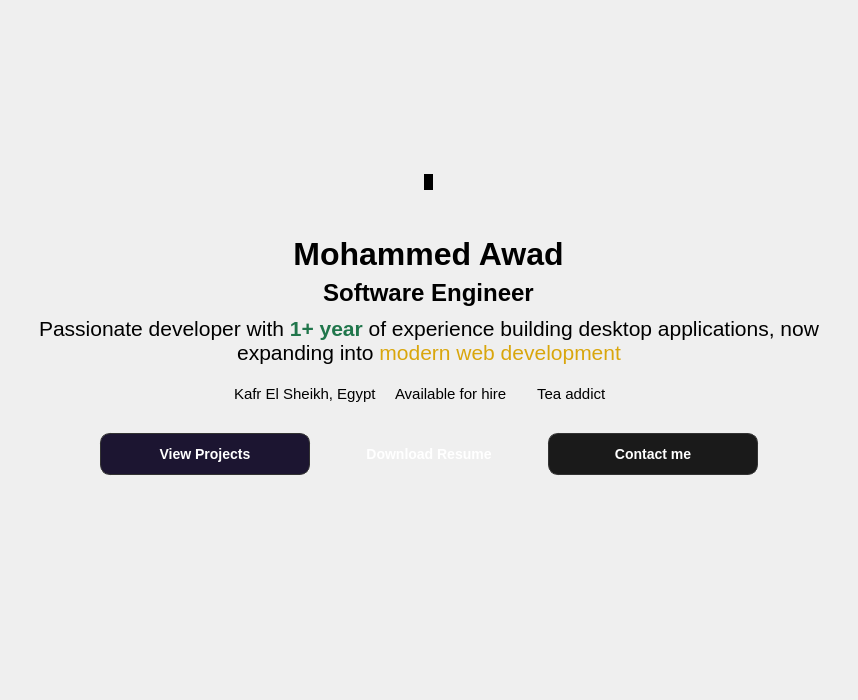
                      <widget class="QWidget" name="firstPageFrame" native="true">
                       <property name="minimumSize">
                        <size>
                         <width>0</width>
                         <height>700</height>
                        </size>
                       </property>
                       <property name="styleSheet">
                        <string notr="true">QWidget#firstPageFrame {
    background: qlineargradient(
        x1: 0, y1: 0,
        x2: 0, y2: 1,
        stop: 0.2     #1a2c5e,   /* Deep navy (top) */
        stop: 0.5   #1f2c5f,   /* Mid transition blue */
        stop: 1    #402281    /* Rich deep royal purple (bottom) */
    );
    border: none;
}</string>
                       </property>
                       <layout class="QVBoxLayout" name="verticalLayout_20">
                        <property name="topMargin">
                         <number>9</number>
                        </property>
                        <item>
                         <spacer name="verticalSpacer_7">
                          <property name="orientation">
                           <enum>Qt::Orientation::Vertical</enum>
                          </property>
                          <property name="sizeHint" stdset="0">
                           <size>
                            <width>20</width>
                            <height>40</height>
                           </size>
                          </property>
                         </spacer>
                        </item>
                        <item alignment="Qt::AlignmentFlag::AlignHCenter|Qt::AlignmentFlag::AlignVCenter">
                         <widget class="QLabel" name="label_6">
                          <property name="maximumSize">
                           <size>
                            <width>200</width>
                            <height>200</height>
                           </size>
                          </property>
                          <property name="styleSheet">
                           <string notr="true">border: 1px solid ;
    border-radius: 100px;
background-color: rgb(0, 0, 0);</string>
                          </property>
                          <property name="text">
                           <string />
                          </property>
                          <property name="pixmap">
                           <pixmap>../Qss/icons/me.png</pixmap>
                          </property>
                          <property name="scaledContents">
                           <bool>true</bool>
                          </property>
                         </widget>
                        </item>
                        <item>
                         <spacer name="verticalSpacer_5">
                          <property name="orientation">
                           <enum>Qt::Orientation::Vertical</enum>
                          </property>
                          <property name="sizeType">
                           <enum>QSizePolicy::Policy::Fixed</enum>
                          </property>
                          <property name="sizeHint" stdset="0">
                           <size>
                            <width>20</width>
                            <height>40</height>
                           </size>
                          </property>
                         </spacer>
                        </item>
                        <item alignment="Qt::AlignmentFlag::AlignHCenter|Qt::AlignmentFlag::AlignTop">
                         <widget class="QLabel" name="label_7">
                          <property name="font">
                           <font>
                            <pointsize>24</pointsize>
                           </font>
                          </property>
                          <property name="text">
                           <string>&lt;strong&gt;Mohammed Awad&lt;/strong&gt;</string>
                          </property>
                          <property name="alignment">
                           <set>Qt::AlignmentFlag::AlignCenter</set>
                          </property>
                         </widget>
                        </item>
                        <item alignment="Qt::AlignmentFlag::AlignHCenter|Qt::AlignmentFlag::AlignTop">
                         <widget class="QLabel" name="label_18">
                          <property name="font">
                           <font>
                            <pointsize>9</pointsize>
                           </font>
                          </property>
                          <property name="text">
                           <string>&lt;html&gt;&lt;head/&gt;&lt;body&gt;&lt;h1 style=" margin-top:18px; margin-bottom:12px; margin-left:0px; margin-right:0px; -qt-block-indent:0; text-indent:0px;"&gt;&lt;span style=" font-size:xx-large; font-weight:700;"&gt;Software Engineer&lt;/span&gt;&lt;/h1&gt;&lt;/body&gt;&lt;/html&gt;</string>
                          </property>
                          <property name="alignment">
                           <set>Qt::AlignmentFlag::AlignCenter</set>
                          </property>
                         </widget>
                        </item>
                        <item alignment="Qt::AlignmentFlag::AlignHCenter|Qt::AlignmentFlag::AlignTop">
                         <widget class="QLabel" name="label_19">
                          <property name="minimumSize">
                           <size>
                            <width>836</width>
                            <height>56</height>
                           </size>
                          </property>
                          <property name="maximumSize">
                           <size>
                            <width>836</width>
                            <height>56</height>
                           </size>
                          </property>
                          <property name="font">
                           <font>
                            <pointsize>16</pointsize>
                           </font>
                          </property>
                          <property name="text">
                           <string>&lt;html&gt;&lt;head/&gt;&lt;body&gt;&lt;p&gt;Passionate developer with &lt;span style=" font-weight:700; color:#20764b;"&gt;1+ year&lt;/span&gt; of experience building desktop applications, now expanding into &lt;span style=" color:#d9a60c;"&gt;modern web development&lt;/span&gt;&lt;/p&gt;&lt;/body&gt;&lt;/html&gt;</string>
                          </property>
                          <property name="alignment">
                           <set>Qt::AlignmentFlag::AlignCenter</set>
                          </property>
                          <property name="wordWrap">
                           <bool>true</bool>
                          </property>
                         </widget>
                        </item>
                        <item>
                         <widget class="QWidget" name="widget_10" native="true">
                          <layout class="QHBoxLayout" name="horizontalLayout_15">
                           <item>
                            <spacer name="horizontalSpacer">
                             <property name="orientation">
                              <enum>Qt::Orientation::Horizontal</enum>
                             </property>
                             <property name="sizeHint" stdset="0">
                              <size>
                               <width>40</width>
                               <height>20</height>
                              </size>
                             </property>
                            </spacer>
                           </item>
                           <item>
                            <widget class="QPushButton" name="pushButton_3">
                             <property name="minimumSize">
                              <size>
                               <width>155</width>
                               <height>20</height>
                              </size>
                             </property>
                             <property name="font">
                              <font>
                               <pointsize>11</pointsize>
                               <italic>false</italic>
                               <bold>false</bold>
                               <underline>false</underline>
                               <strikeout>false</strikeout>
                              </font>
                             </property>
                             <property name="mouseTracking">
                              <bool>true</bool>
                             </property>
                             <property name="focusPolicy">
                              <enum>Qt::FocusPolicy::StrongFocus</enum>
                             </property>
                             <property name="styleSheet">
                              <string notr="true">QPushButton {
    border: none;
    background: transparent;
    padding: 0;
    margin: 0;

    color: palette(window-text);
    font: normal;
    text-align: left;
min-width:155;
    text-decoration: none;
}

QPushButton:hover {
    background: transparent;
    border: none;
}
QPushButton:pressed {
    background: transparent;
    border: none;
    padding: 0;
}
QPushButton:focus {
    outline: none;
}</string>
                             </property>
                             <property name="text">
                              <string>Kafr El Sheikh, Egypt</string>
                             </property>
                             <property name="icon">
                              <iconset resource="../Qss/icons/_icons.qrc">
                               <normaloff>:/font_awesome_solid/icons/font_awesome/solid/location-dot.png</normaloff>:/font_awesome_solid/icons/font_awesome/solid/location-dot.png</iconset>
                             </property>
                            </widget>
                           </item>
                           <item>
                            <widget class="QPushButton" name="pushButton_2">
                             <property name="minimumSize">
                              <size>
                               <width>136</width>
                               <height>20</height>
                              </size>
                             </property>
                             <property name="font">
                              <font>
                               <pointsize>11</pointsize>
                               <italic>false</italic>
                               <bold>false</bold>
                               <underline>false</underline>
                               <strikeout>false</strikeout>
                              </font>
                             </property>
                             <property name="styleSheet">
                              <string notr="true">QPushButton {
    border: none;
    background: transparent;
    padding: 0;
    margin: 0;

    color: palette(window-text);
    font: normal;
    text-align: left;
	min-width:136;
    text-decoration: none;
}

QPushButton:hover {
    background: transparent;
    border: none;
}
QPushButton:pressed {
    background: transparent;
    border: none;
    padding: 0;
}
QPushButton:focus {
    outline: none;
}</string>
                             </property>
                             <property name="text">
                              <string>Available for hire </string>
                             </property>
                             <property name="icon">
                              <iconset resource="../Qss/icons/_icons.qrc">
                               <normaloff>:/feather/icons/feather/calendar.png</normaloff>:/feather/icons/feather/calendar.png</iconset>
                             </property>
                            </widget>
                           </item>
                           <item>
                            <widget class="QPushButton" name="pushButton">
                             <property name="enabled">
                              <bool>true</bool>
                             </property>
                             <property name="minimumSize">
                              <size>
                               <width>87</width>
                               <height>20</height>
                              </size>
                             </property>
                             <property name="font">
                              <font>
                               <pointsize>11</pointsize>
                               <italic>false</italic>
                               <bold>false</bold>
                               <underline>false</underline>
                               <strikeout>false</strikeout>
                              </font>
                             </property>
                             <property name="styleSheet">
                              <string notr="true">QPushButton {
    border: none;
    background: transparent;
    padding: 0;
    margin: 0;

    color: palette(window-text);
    font: normal;
    text-align: left;
	min-width:87;
    text-decoration: none;
}

QPushButton:hover {
    background: transparent;
    border: none;
}
QPushButton:pressed {
    background: transparent;
    border: none;
    padding: 0;
}
QPushButton:focus {
    outline: none;
}</string>
                             </property>
                             <property name="text">
                              <string>Tea addict</string>
                             </property>
                             <property name="icon">
                              <iconset resource="../Qss/icons/_icons.qrc">
                               <normaloff>:/feather/icons/feather/coffee.png</normaloff>:/feather/icons/feather/coffee.png</iconset>
                             </property>
                            </widget>
                           </item>
                           <item>
                            <spacer name="horizontalSpacer_2">
                             <property name="orientation">
                              <enum>Qt::Orientation::Horizontal</enum>
                             </property>
                             <property name="sizeType">
                              <enum>QSizePolicy::Policy::Expanding</enum>
                             </property>
                             <property name="sizeHint" stdset="0">
                              <size>
                               <width>40</width>
                               <height>20</height>
                              </size>
                             </property>
                            </spacer>
                           </item>
                          </layout>
                         </widget>
                        </item>
                        <item>
                         <widget class="QWidget" name="widget_11" native="true">
                          <layout class="QHBoxLayout" name="horizontalLayout_17">
                           <property name="spacing">
                            <number>5</number>
                           </property>
                           <item>
                            <spacer name="horizontalSpacer_3">
                             <property name="orientation">
                              <enum>Qt::Orientation::Horizontal</enum>
                             </property>
                             <property name="sizeHint" stdset="0">
                              <size>
                               <width>40</width>
                               <height>20</height>
                              </size>
                             </property>
                            </spacer>
                           </item>
                           <item>
                            <widget class="QPushButton" name="HitHUP">
                             <property name="styleSheet">
                              <string notr="true">
QPushButton {
    background-color:#1c1531 ;
    color: white;
    border: 1px solid #333;
    border-radius: 10px;
    padding: 12px 24px;
    font-size: 14px;
    font-weight: 500;
    text-align: left;
    margin: 5px;
    min-width: 160px;
    max-width: 200px;
	text-align: center;
}

QPushButton:hover {
    background-color: #2a2a2a;
    border-color: #444;
    color: white;
}

QPushButton:pressed {
    background-color: #222;
    border-color: #444;
    color: white;
}
</string>
                             </property>
                             <property name="text">
                              <string>View Projects</string>
                             </property>
                             <property name="icon">
                              <iconset resource="../Qss/icons/_icons.qrc">
                               <normaloff>:/font_awesome_brands/icons/font_awesome/brands/github.png</normaloff>:/font_awesome_brands/icons/font_awesome/brands/github.png</iconset>
                             </property>
                            </widget>
                           </item>
                           <item>
                            <widget class="QPushButton" name="pushButton_6">
                             <property name="styleSheet">
                              <string notr="true">QPushButton {
    background: qlineargradient(x1:0, y1:0, x2:0, y2:1, 
                                stop:0 #5b69ff, stop:1 #8a2be2);
    color: white;
    border: none;
    border-radius: 10px;
    padding: 12px 24px;
    font-size: 14px;
    font-weight: 500;
    text-align: left;
    margin: 5px;
    min-width: 160px;
    max-width: 200px;
text-align: center;
}

QPushButton:hover {
    background: qlineargradient(x1:0, y1:0, x2:0, y2:1, 
                                stop:0 #6d7dfc, stop:1 #a333f5);
    color: white;
}

QPushButton:pressed {
    background: qlineargradient(x1:0, y1:0, x2:0, y2:1, 
                                stop:0 #4a58d8, stop:1 #701dd0);
    color: white;
}
</string>
                             </property>
                             <property name="text">
                              <string>Download Resume</string>
                             </property>
                             <property name="icon">
                              <iconset resource="../Qss/icons/_icons.qrc">
                               <normaloff>:/feather/icons/feather/download.png</normaloff>:/feather/icons/feather/download.png</iconset>
                             </property>
                            </widget>
                           </item>
                           <item>
                            <widget class="QPushButton" name="contactMe">
                             <property name="styleSheet">
                              <string notr="true">
QPushButton {
    background-color: #1a1a1a;
    color: white;
    border: 1px solid #333;
    border-radius: 10px;
    padding: 12px 24px;
    font-size: 14px;
    font-weight: 500;
    text-align: left;
    margin: 5px;
    min-width: 160px;
    max-width: 200px;
text-align: center;
}

QPushButton:hover {
    background-color: #2a2a2a;
    border-color: #444;
    color: white;
}

QPushButton:pressed {
    background-color: #222;
    border-color: #444;
    color: white;
}
</string>
                             </property>
                             <property name="text">
                              <string>Contact me</string>
                             </property>
                             <property name="icon">
                              <iconset resource="../Qss/icons/_icons.qrc">
                               <normaloff>:/material_design/icons/material_design/email.png</normaloff>:/material_design/icons/material_design/email.png</iconset>
                             </property>
                            </widget>
                           </item>
                           <item>
                            <spacer name="horizontalSpacer_4">
                             <property name="orientation">
                              <enum>Qt::Orientation::Horizontal</enum>
                             </property>
                             <property name="sizeHint" stdset="0">
                              <size>
                               <width>40</width>
                               <height>20</height>
                              </size>
                             </property>
                            </spacer>
                           </item>
                          </layout>
                         </widget>
                        </item>
                        <item>
                         <widget class="QWidget" name="widget_12" native="true">
                          <layout class="QHBoxLayout" name="horizontalLayout_18">
                           <property name="topMargin">
                            <number>0</number>
                           </property>
                           <item>
                            <spacer name="horizontalSpacer_5">
                             <property name="orientation">
                              <enum>Qt::Orientation::Horizontal</enum>
                             </property>
                             <property name="sizeHint" stdset="0">
                              <size>
                               <width>40</width>
                               <height>20</height>
                              </size>
                             </property>
                            </spacer>
                           </item>
                           <item>
                            <widget class="QPushButton" name="GItH">
                             <property name="styleSheet">
                              <string notr="true">border: none;
background: transparent;
</string>
                             </property>
                             <property name="text">
                              <string />
                             </property>
                             <property name="icon">
                              <iconset resource="../Qss/icons/_icons.qrc">
                               <normaloff>:/font_awesome_brands/icons/font_awesome/brands/github.png</normaloff>:/font_awesome_brands/icons/font_awesome/brands/github.png</iconset>
                             </property>
                             <property name="iconSize">
                              <size>
                               <width>18</width>
                               <height>18</height>
                              </size>
                             </property>
                            </widget>
                           </item>
                           <item>
                            <widget class="QPushButton" name="Lin_2">
                             <property name="styleSheet">
                              <string notr="true">border: none;
background: transparent;
</string>
                             </property>
                             <property name="text">
                              <string />
                             </property>
                             <property name="icon">
                              <iconset resource="../Qss/icons/_icons.qrc">
                               <normaloff>:/font_awesome_brands/icons/font_awesome/brands/linkedin.png</normaloff>:/font_awesome_brands/icons/font_awesome/brands/linkedin.png</iconset>
                             </property>
                             <property name="iconSize">
                              <size>
                               <width>18</width>
                               <height>18</height>
                              </size>
                             </property>
                            </widget>
                           </item>
                           <item>
                            <widget class="QPushButton" name="Tweter">
                             <property name="styleSheet">
                              <string notr="true">border: none;
background: transparent;
</string>
                             </property>
                             <property name="text">
                              <string />
                             </property>
                             <property name="icon">
                              <iconset resource="../Qss/icons/_icons.qrc">
                               <normaloff>:/font_awesome_brands/icons/font_awesome/brands/x-twitter.png</normaloff>:/font_awesome_brands/icons/font_awesome/brands/x-twitter.png</iconset>
                             </property>
                             <property name="iconSize">
                              <size>
                               <width>18</width>
                               <height>18</height>
                              </size>
                             </property>
                            </widget>
                           </item>
                           <item>
                            <spacer name="horizontalSpacer_6">
                             <property name="orientation">
                              <enum>Qt::Orientation::Horizontal</enum>
                             </property>
                             <property name="sizeHint" stdset="0">
                              <size>
                               <width>40</width>
                               <height>20</height>
                              </size>
                             </property>
                            </spacer>
                           </item>
                          </layout>
                         </widget>
                        </item>
                        <item>
                         <spacer name="verticalSpacer_8">
                          <property name="orientation">
                           <enum>Qt::Orientation::Vertical</enum>
                          </property>
                          <property name="sizeHint" stdset="0">
                           <size>
                            <width>20</width>
                            <height>40</height>
                           </size>
                          </property>
                         </spacer>
                        </item>
                       </layout>
                      </widget>
